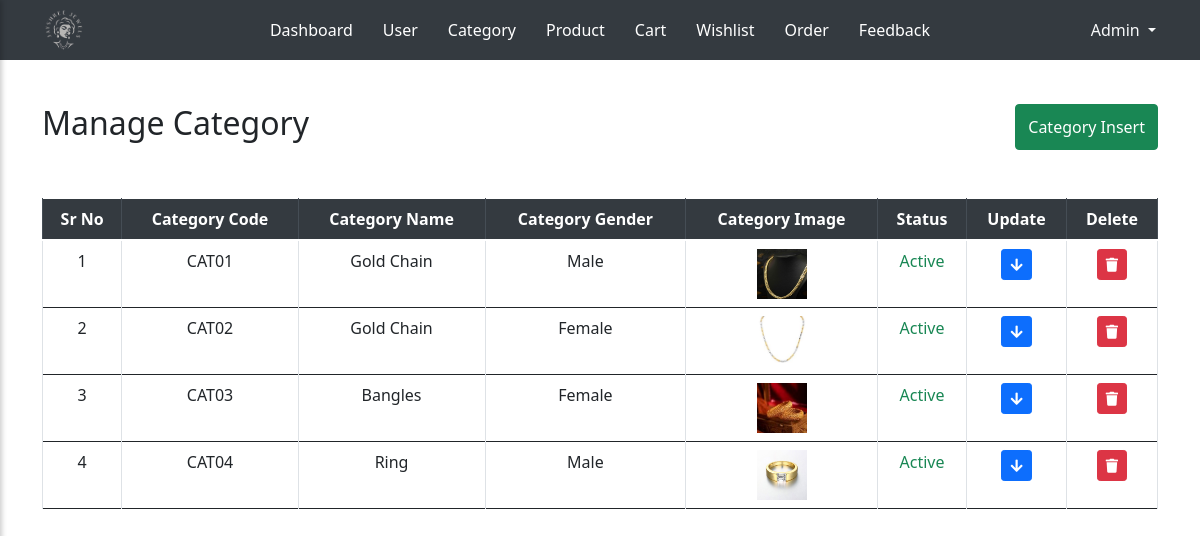
The page /admin/category.php on the database as committed earlier.
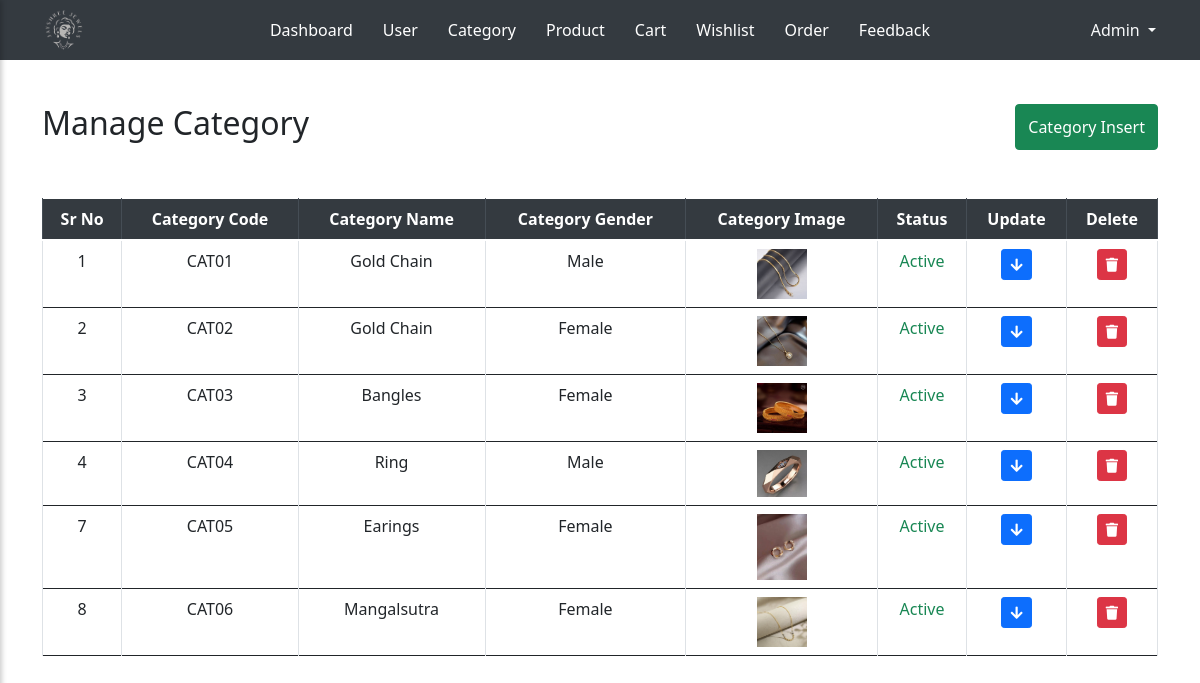
The same page on the database as committed later.
### tables this page shows
CREATE TABLE `category_tbl` (
  `c_id` int(11) NOT NULL,
  `c_code` varchar(10) NOT NULL,
  `c_name` varchar(255) NOT NULL,
  `c_gender` varchar(10) NOT NULL,
  `c_image` varchar(255) DEFAULT NULL,
  `c_status` varchar(10) NOT NULL
);

### admin/category.php (the view, shortened to what this page needs)
<?php
include_once 'header.php';
include_once '../conn.php';
?>
<div class="container mt-5 pt-2">
    <div class="row mt-5 mb-4">
        <div class="col-12 col-md-6 d-flex justify-content-center justify-content-md-start mb-2 mb-md-0">
            <h2 class="text-center text-md-left">Manage Category</h2>
        </div>
        <div class="col-12 col-md-6 d-flex justify-content-center justify-content-md-end">
            <button id="toggleFormBtnI" class="btn btn-success">Category Insert</button>
        </div>
    </div>
    <div class="row mt-5">
        <div class="col-12">
            <div class="table-responsive">
                <?php
                $q = "select * from category_tbl";
                $result = mysqli_query($con, $q);
                ?>
                <table class="table table-bordered text-center align-middle">
                    <thead class="thead-dark">
                        <tr>
                            <th scope="col">Sr No</th>
                            <th scope="col">Category Code</th>
                            <th scope="col">Category Name</th>
                            <th scope="col">Category Gender</th>
                            <th scope="col">Category Image</th>
                            <th scope="col">Status</th>
                            <th scope="col">Update</th>
                            <th scope="col">Delete</th>
                        </tr>
                    </thead>
                        <?php
                        while ($r = mysqli_fetch_assoc($result)) {
                        ?>
                        <tr>
                            <td><?php echo $r['c_id']; ?></td>
                            <td><?php echo $r['c_code']; ?></td>
                            <td><?php echo $r['c_name']; ?></td>
                            <td><?php echo $r['c_gender']; ?></td>
                            <td><img src="<?php echo
                                                        $r['c_image']; ?>" alt="<?php echo $r['c_name']; ?>" width="50"></td>
                            <td><span class="status-text <?php echo ($r['c_status'] == 'Inactive') ? 'text-danger' : 'text-success'; ?>"><?php echo $r['c_status']; ?></span>
                            </td>
                            <td><button class="btn btn-primary btn-sm update-btn" data-target-update="#updateRow<?php echo $r['c_id']; ?>"><i
                                        class="fas fa-arrow-down "></button></td>
                            <td><form method="POST" action="">
                                    <button type="submit" name="delete" class="btn btn-danger btn-sm"
                                        onclick="return confirm('Are you sure you want to delete this record?');">
                                        <i class="fas fa-trash"></i>
                                    </button>
                                </form></td>
                        </tr>
                        <?php
                        }
                        ?>
                </table>
            </div>
        </div>
    </div>
</div>
</body>
</html>

Rows that differ between the two databases and show on the page:
changed category_tbl "CAT01": c_image: a different picture
changed category_tbl "CAT02": c_image: a different picture
changed category_tbl "CAT03": c_image: a different picture
changed category_tbl "CAT04": c_image: a different picture
added category_tbl: c_id "7", c_code "CAT05", c_name "Earings", c_gender "Female", c_image (picture), c_status "Active"
added category_tbl: c_id "8", c_code "CAT06", c_name "Mangalsutra", c_gender "Female", c_image (picture), c_status "Active"
